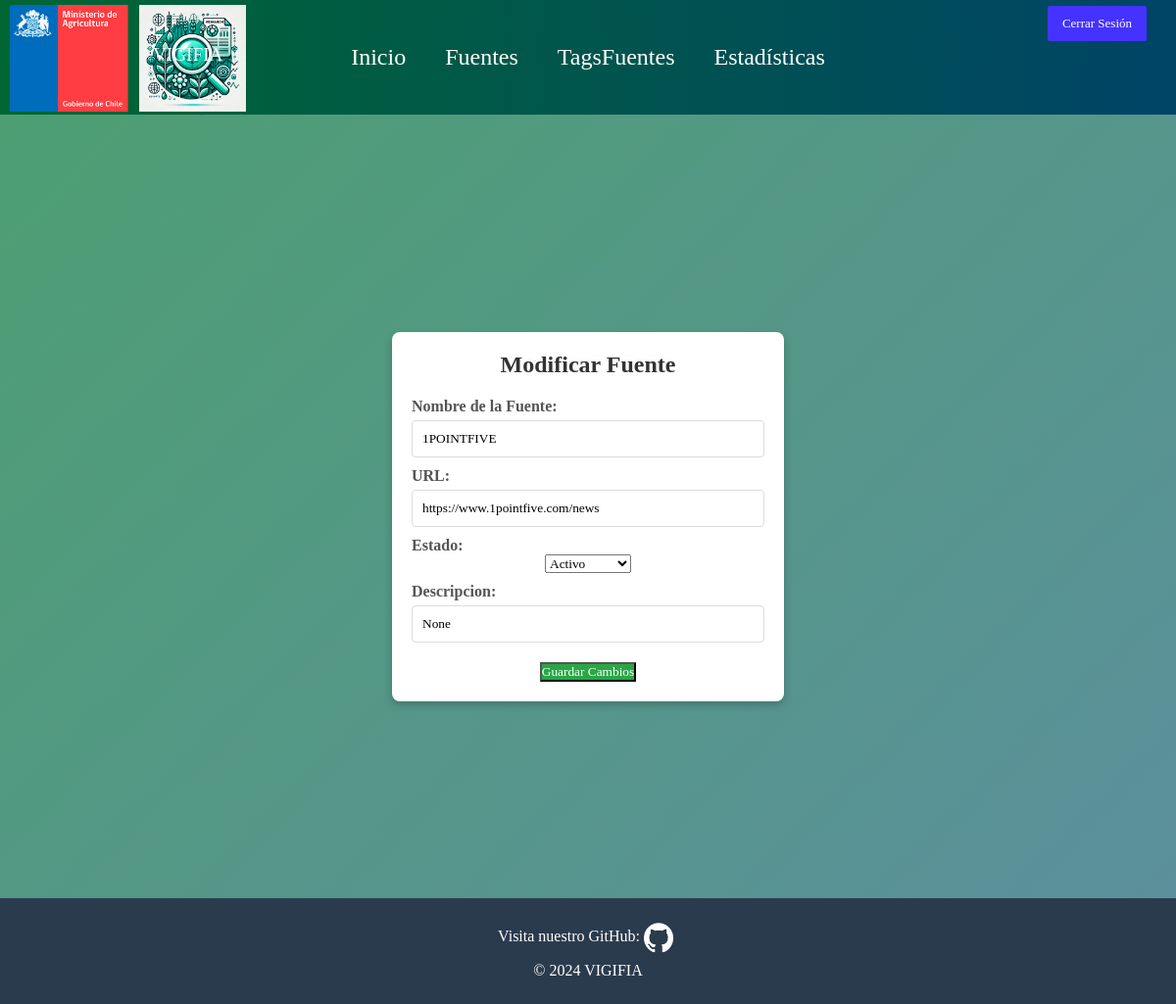
Screenshot of /ModificarFuente/1/ (signed in) with the database file from the repository.
### Interfaz/models.py (models this page shows, shortened)
class FuentesInfo(models.Model):
    ACTIVO = 'Activo'
    DESACTIVADO = 'Desactivado'
    ESTADO_CHOICES = [
        (ACTIVO, 'Activo'),
        (DESACTIVADO, 'Desactivado'),
    ]
    id_fuente = models.AutoField(primary_key=True)
    titulo = models.CharField(max_length=100, default="")
    url = models.CharField(max_length=100, unique=True)
    tags = models.ManyToManyField(TagFuente)
    estado = models.CharField(
        max_length=12,
        choices=ESTADO_CHOICES,
        default=ACTIVO,
    )
    descripcion = models.CharField(max_length=500, default="", blank=True, null=True)

### Interfaz/views.py (the view)
# urls.py: path('ModificarFuente/<id_fuente>/', views.ModificarFuente, name='ModificarFuente'),
@login_required(login_url='/Login/')
def ModificarFuente(request, id_fuente):
    fuente = FuentesInfo.objects.get(id_fuente = id_fuente)
    return render(request, "ModificarFuente.html", {"fuente": fuente})

### Interfaz/templates/ModificarFuente.html (shortened to what this page needs)
<!DOCTYPE html>
<html lang="es">
<head>
    {% load static %}
    <link rel="stylesheet" href="{% static 'CSS/Navbar.css' %}">
    <link rel="stylesheet" href="{% static 'CSS/ModificarFuente.css' %}">
    <link rel="stylesheet" href="{% static 'CSS/Footer.css' %}">
</head>
<body>
    <nav>
        <img src="{% static 'IMG/Icono.png' %}" alt="IconoVIGIFIA" class="IconoVIGIFIA">
        <span class="nombreVIGIFIA">VIGIFIA</span>
        <ul>
            <li><a href="{% url 'PanelDeControl' %}">Inicio</a></li>
            <li><a href="{% url 'FuentesU3I' %}">Fuentes</a></li>
            <li><a href="{% url 'TagsFuentes' %}">TagsFuentes</a></li>
            <li><a href="{% url 'Estadisticas' %}">Estadísticas</a></li>
            <li class="acceso-empleado"><a href="{% url 'logout' %}">Cerrar Sesión</a></li>
        </ul>
    </nav>
    <div class="content-wrapper">
        <div class="card">
            <h2>Modificar Fuente</h2>
            <form action="/EditarFuente/{{fuente.id_fuente}}/" method="post"> {% csrf_token %}
                <label for="titulo">Nombre de la Fuente:</label>
                <input type="text" id="titulo" name="titulo" maxlength="100" value="{{fuente.titulo}}">
                <label for="url">URL:</label>
                <input type="text" id="url" name="url" maxlength="100" value="{{fuente.url}}">
                <label for="estado">Estado:</label>
                <select name="estado" id="estado" maxlength="50" required="">
                    <option value="Activo" {% if fuente.estado == "Activo" %}selected{% endif %}>Activo</option>
                </select>
                <label for="descripcion">Descripcion:</label>
                <input type="text" id="descripcion" name="descripcion" maxlength="500" value="{{fuente.descripcion}}">
                <div class="button-group">
                    <button type="submit" class="btn btn-green">Guardar Cambios</button>
                </div>
            </form>
        </div>
    </div>
    <footer>
        <div class="footer-content">
            <p>Visita nuestro GitHub:
                <a href="https://github.com/Neichoo/GRUPO6-2024-PROYINF" target="_blank">
                    <img src="{% static 'IMG/github-mark-white.png' %}" alt="GitHub" style="width: 30px; height: 30px;">
                </a>
            </p>
            <p>&copy; 2024 VIGIFIA</p>
        </div>
    </footer>
</body>
</html>

### Interfaz/static/CSS/Navbar.css (style rules this page uses)
* { font-family: 'Lora', serif; margin: 0; padding: 0; box-sizing: border-box; }
nav { background: linear-gradient(90deg, #006633, #004466); padding: 45px 0; }
nav ul { list-style-type: none; display: flex; justify-content: center; align-items: center; width: 100%; position: relative; }
nav ul li { display: inline; }
nav ul li a { color: #fff; text-decoration: none; padding: 30px 20px; font-size: x-large; }
.acceso-empleado a { background-color: #4433ff; padding: 10px 15px; font-size: small; border-radius: 2px; color: white; position: absolute; right: 30px; bottom: 30px; align-items: center; }
.IconoVIGIFIA { position: absolute; top: 5px; left: 10px; height: 12%; align-items: center; }
.nombreVIGIFIA { position: absolute; color: #fff; font-size: 1.2em; margin-left: 13%; align-items: center; }

### Interfaz/static/CSS/ModificarFuente.css (style rules this page uses)
body { background: linear-gradient(135deg, #4c9f70, #5c8f9e) !important; margin: 0; padding: 0; height: 100%; min-height: 100vh; display: flex; flex-direction: column; }
.content-wrapper { display: flex; flex-direction: column; align-items: center; justify-content: center; text-align: center; min-height: 100vh; }
.card { background-color: #ffffff; padding: 20px; width: 400px; box-shadow: 0px 4px 8px rgba(0, 0, 0, 0.2); border-radius: 8px; text-align: center; margin-top: 20px; }
.card h2 { color: #333; margin-bottom: 20px; }
.card label { display: block; text-align: left; margin-top: 10px; font-weight: bold; color: #555; }
.card input[type="text"], .card textarea { width: 100%; padding: 10px; margin-top: 5px; border: 1px solid #ddd; border-radius: 4px; resize: vertical; }
.card .button-group { display: flex; justify-content: center; margin-top: 20px; }
.btn-green { background-color: #28a745; color: white; }

### Interfaz/static/CSS/Footer.css (style rules this page uses)
footer { background-color: #2b3b4e; color: white; text-align: center; padding: 20px 0; width: 100%; position: relative; z-index: 10; }
.footer-content { display: inline-block; }
.footer-content p { margin: 0; padding: 5px; }
.footer-content img { vertical-align: middle; margin-right: 5px; }

### rows the page displays
FuentesInfo: titulo "1POINTFIVE", url "https://www.1pointfive.com/news", estado "Activo", descripcion "None"
